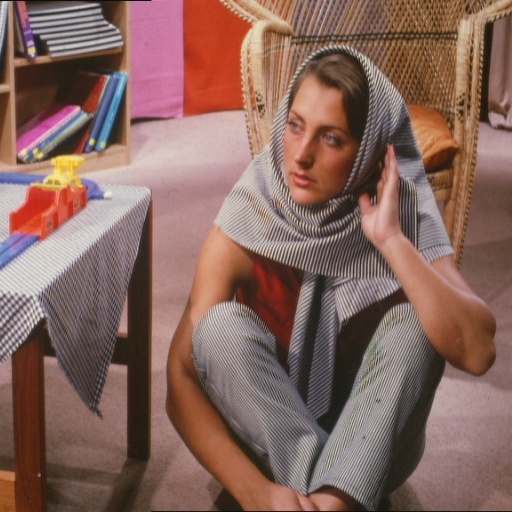
%> input picture Leccion_11-3-20/barbara.jpg, 512 x 512 px
$ octave video.m   (GNU Octave 9; MATLAB toolbox functions it lacks are replaced by stand-ins)
%> lines starting %> are read from the running program, lines starting %| are printed output that depends on the picture
### Leccion_11-3-20/rippling.m
function Y = rippling(A,Lx,Ly,Ax,Ay)
  [m,n,r] = size(A);
  Y = zeros(m,n,r);
  Y=uint8(Y);

   for x=1:m
    for y=1:n
      xnew = mod(round(x + Ax * sin((2*pi*y)/Lx)),m);
      ynew = mod(round(y + Ay * sin((2*pi*x)/Ly)),n);
      Y(xnew+1,ynew+1,:) = A(x,y,:);
    endfor
  endfor
endfunction

### Leccion_11-3-20/video.m
clc; clear;
pkg load image
pkg load video

maximg = 200;

rango = 5:5:maximg;

A = imread('barbara.jpg');
%> A is the input picture: size 512x512x3 uint8; mean R, G, B 134.6, 102.1, 93.5
A = imresize(A,[256, 256]);
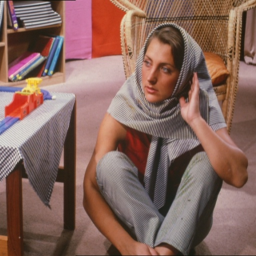
%> A: size 256x256x3 uint8; mean R, G, B 134.6, 102.1, 93.5

video = VideoWriter('Video2.avi');
open(video);
for k = rango
%> (the run ends here)
